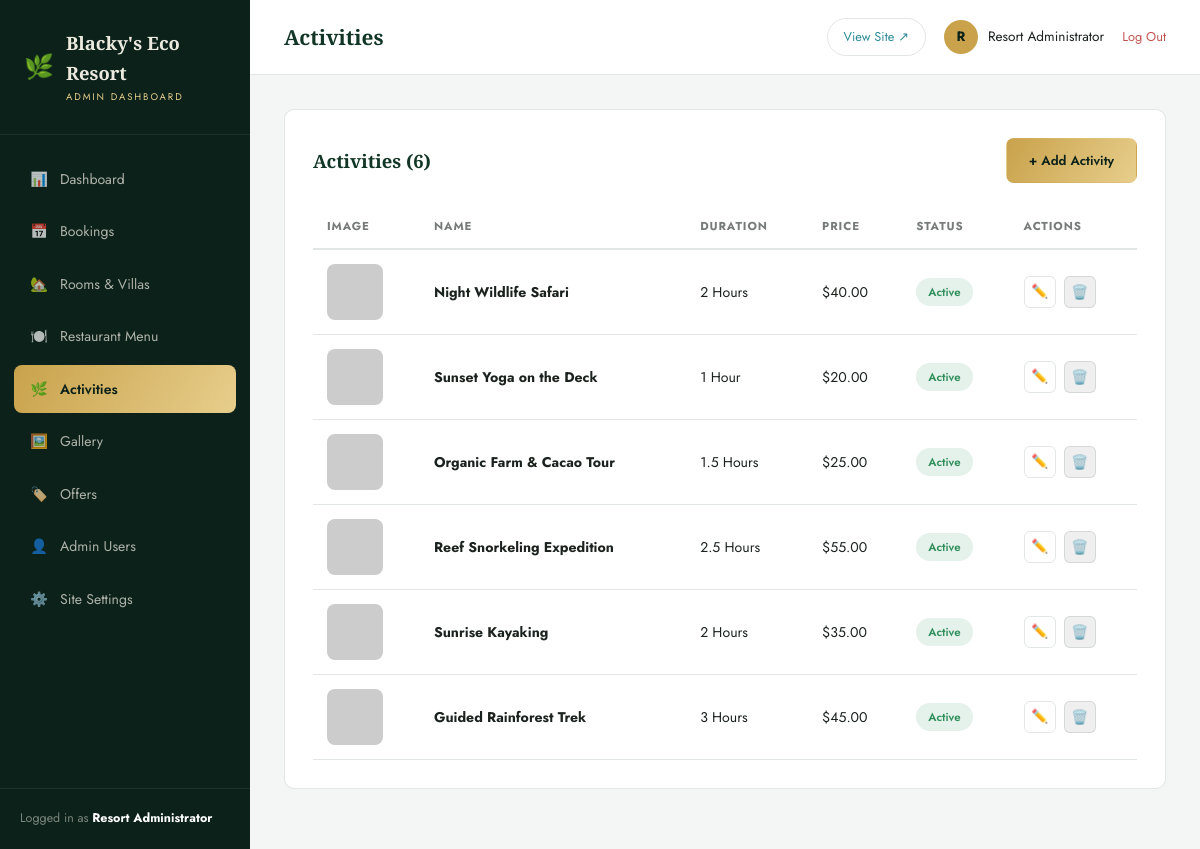
The page /admin/activities.php (signed in) on the database its author committed.
### tables this page shows
CREATE TABLE settings (
  id INT PRIMARY KEY DEFAULT 1,
  site_name VARCHAR(150) NOT NULL DEFAULT "Blacky's Eco Resort",
  tagline VARCHAR(255) NOT NULL DEFAULT 'Barefoot Luxury. Untouched Nature.',
  phone VARCHAR(40) DEFAULT '+1 555 200 3000',
  whatsapp_number VARCHAR(40) DEFAULT '15552003000',
  email VARCHAR(150) DEFAULT 'stay@blackysecoresort.com',
  address VARCHAR(255) DEFAULT 'Isla Verde Coastal Reserve, Costa Esmeralda',
  logo VARCHAR(255) DEFAULT '',
  hero_video VARCHAR(255) DEFAULT '',
  facebook VARCHAR(255) DEFAULT '#',
  instagram VARCHAR(255) DEFAULT '#',
  twitter VARCHAR(255) DEFAULT '#',
  latitude DECIMAL(10,7) DEFAULT 9.9280900,
  longitude DECIMAL(10,7) DEFAULT -84.0907400,
  currency VARCHAR(5) NOT NULL DEFAULT '$',
  meta_description VARCHAR(300) DEFAULT "Blacky's Eco Resort — a barefoot-luxury rainforest and lagoon retreat with treehouse villas, overwater suites and farm-to-table dining.",
  meta_keywords VARCHAR(300) DEFAULT 'eco resort, luxury resort, treehouse villa, sustainable travel, rainforest resort',
  updated_at DATETIME NOT NULL DEFAULT CURRENT_TIMESTAMP ON UPDATE CURRENT_TIMESTAMP
);

CREATE TABLE activities (
  id INT AUTO_INCREMENT PRIMARY KEY,
  name VARCHAR(150) NOT NULL,
  description TEXT,
  duration VARCHAR(60) DEFAULT '2 Hours',
  price DECIMAL(8,2) DEFAULT 0,
  image VARCHAR(255),
  status ENUM('active','inactive') NOT NULL DEFAULT 'active',
  created_at DATETIME NOT NULL DEFAULT CURRENT_TIMESTAMP
);

### includes/functions.php (called while the page is built, shortened)
<?php
require_once __DIR__ . '/db.php';
function e(?string $value): string
{
    return htmlspecialchars((string)$value, ENT_QUOTES, 'UTF-8');
}
function get_settings(): array
{
    static $settings = null;
    if ($settings === null) {
        $pdo = get_pdo();
        $stmt = $pdo->query('SELECT * FROM settings WHERE id = 1 LIMIT 1');
        $settings = $stmt->fetch() ?: [];
    }
    return $settings;
}
function setting(string $key, $default = '')
{
    $settings = get_settings();
    return $settings[$key] ?? $default;
}
function format_price($amount): string
{
    return setting('currency', '$') . number_format((float)$amount, 2);
}
function resolve_image(?string $value, string $subfolder): string
{
    if (str_starts_with($value, 'http://') || str_starts_with($value, 'https://')) {
        return $value;
    }
    return UPLOAD_URL . '/' . $subfolder . '/' . $value;
}

### includes/auth.php (called while the page is built, shortened)
<?php
require_once __DIR__ . '/functions.php';
function admin_logged_in(): bool
{
    return !empty($_SESSION['admin_id']);
}
function current_admin(): ?array
{
    static $admin = null;
    if ($admin === null) {
        $stmt = get_pdo()->prepare('SELECT id, name, username, email, role FROM admins WHERE id = :id');
        $stmt->execute(['id' => $_SESSION['admin_id']]);
        $admin = $stmt->fetch();
    }
    return $admin;
}

### includes/db.php (called while the page is built, shortened)
<?php
function get_pdo(): PDO
{
    static $pdo = null;
    if ($pdo === null) {
        $dsn = 'mysql:host=' . DB_HOST . ';dbname=' . DB_NAME . ';charset=' . DB_CHARSET;
        try {
            $pdo = new PDO($dsn, DB_USER, DB_PASS, [
                PDO::ATTR_ERRMODE            => PDO::ERRMODE_EXCEPTION,
                PDO::ATTR_DEFAULT_FETCH_MODE => PDO::FETCH_ASSOC,
                PDO::ATTR_EMULATE_PREPARES   => false,
            ]);
        } catch (PDOException $e) {
            if (APP_DEBUG) {
                die('Database connection failed: ' . htmlspecialchars($e->getMessage()));
            }
            die('We are unable to connect right now. Please try again shortly.');
        }
    }
    return $pdo;
}

### admin/activities.php (the view, shortened to what this page needs)
<?php
$page_title = 'Activities';
$active = 'activities';
require_once __DIR__ . '/includes/admin_header.php';
$pdo = get_pdo();
$activities = $pdo->query('SELECT * FROM activities ORDER BY id DESC')->fetchAll();
?>
<div class="panel">
  <div class="panel-head"><h2>Activities (<?= count($activities) ?>)</h2><a href="activities_form.php" class="btn btn-gold">+ Add Activity</a></div>
  <div class="table-wrap">
    <table class="admin-table">
      <thead><tr><th>Image</th><th>Name</th><th>Duration</th><th>Price</th><th>Status</th><th>Actions</th></tr></thead>
      <tbody>
        <?php foreach ($activities as $act): ?>
        <tr>
          <td><img class="table-thumb" src="<?= e(resolve_image($act['image'], 'settings')) ?>" alt=""></td>
          <td><b><?= e($act['name']) ?></b></td>
          <td><?= e($act['duration']) ?></td>
          <td><?= format_price($act['price']) ?></td>
          <td><span class="badge badge-<?= e($act['status']) ?>"><?= e($act['status']) ?></span></td>
          <td><div class="row-actions">
            <a href="activities_form.php?id=<?= (int)$act['id'] ?>" class="icon-btn" title="Edit">✏️</a>
            <form method="post" class="confirm-delete" style="display:inline;"><button type="submit" class="icon-btn danger" title="Delete">🗑️</button></form>
          </div></td>
        </tr>
        <?php endforeach; ?>
      </tbody>
    </table>
  </div>
</div>
<?php require_once __DIR__ . '/includes/admin_footer.php'; ?>

### admin/includes/admin_header.php (shortened to what this page needs)
<?php
require_once __DIR__ . '/../../includes/functions.php';
require_once __DIR__ . '/../../includes/auth.php';
$admin = current_admin();
$settings = get_settings();
$active = $active ?? '';
$page_title = ($page_title ?? 'Dashboard') . ' | Admin';
$navItems = [
    ['dashboard', 'dashboard.php', '📊', 'Dashboard'],
    ['bookings', 'bookings.php', '📅', 'Bookings'],
    ['rooms', 'rooms.php', '🏡', 'Rooms & Villas'],
    ['menu', 'menu.php', '🍽️', 'Restaurant Menu'],
    ['activities', 'activities.php', '🌿', 'Activities'],
    ['gallery', 'gallery.php', '🖼️', 'Gallery'],
    ['offers', 'offers.php', '🏷️', 'Offers'],
    ['users', 'users.php', '👤', 'Admin Users'],
    ['settings', 'settings.php', '⚙️', 'Site Settings'],
];
?>
<!DOCTYPE html>
<html lang="en">
<head>
<link rel="stylesheet" href="assets/css/admin.css">
</head>
<body>
<div class="app-shell">
  <aside class="sidebar" id="sidebar">
    <div class="sidebar-brand">
      <span class="leaf">🌿</span>
      <div><b><?= e($settings['site_name'] ?? "Blacky's Eco Resort") ?></b><small>Admin Dashboard</small></div>
    </div>
    <nav class="sidebar-nav">
      <?php foreach ($navItems as [$key, $href, $icon, $label]): ?>
        <a href="<?= $href ?>" class="<?= $active === $key ? 'active' : '' ?>"><span class="nav-icon"><?= $icon ?></span> <?= e($label) ?></a>
      <?php endforeach; ?>
    </nav>
    <div class="sidebar-foot">Logged in as <b style="color:#fff;"><?= e($admin['name'] ?? '') ?></b></div>
  </aside>
  <div class="main">
    <header class="topbar">
      <div style="display:flex; align-items:center; gap:16px;">
        <h1><?= e(strtok($page_title, '|')) ?></h1>
      </div>
      <div class="topbar-right">
        <a href="../index.php" target="_blank" class="view-site-link">View Site ↗</a>
        <div class="admin-chip">
          <div class="avatar"><?= e(strtoupper(substr($admin['name'] ?? 'A', 0, 1))) ?></div>
          <span><?= e($admin['name'] ?? '') ?></span>
        </div>
        <a href="logout.php" class="logout-link">Log Out</a>
      </div>
    </header>
    <div class="content">

### rows shown on the page
settings: site_name "Blacky's Eco Resort"
activities: name "Night Wildlife Safari", duration "2 Hours", price.currency "$40.00", status "Active"
activities: name "Sunset Yoga on the Deck", duration "1 Hour", price.currency "$20.00", status "Active"
activities: name "Organic Farm & Cacao Tour", duration "1.5 Hours", price.currency "$25.00", status "Active"
activities: name "Reef Snorkeling Expedition", duration "2.5 Hours", price.currency "$55.00", status "Active"
activities: name "Sunrise Kayaking", duration "2 Hours", price.currency "$35.00", status "Active"
activities: name "Guided Rainforest Trek", duration "3 Hours", price.currency "$45.00", status "Active"

### other values the page prints
$icon "📊"
$label "Dashboard"
$icon "📅"
$label "Bookings"
$icon "🏡"
$label "Rooms & Villas"
$icon "🍽️"
$label "Restaurant Menu"
$icon "🌿"
$label "Activities"
$icon "🖼️"
$label "Gallery"
$icon "🏷️"
$label "Offers"
$icon "👤"
